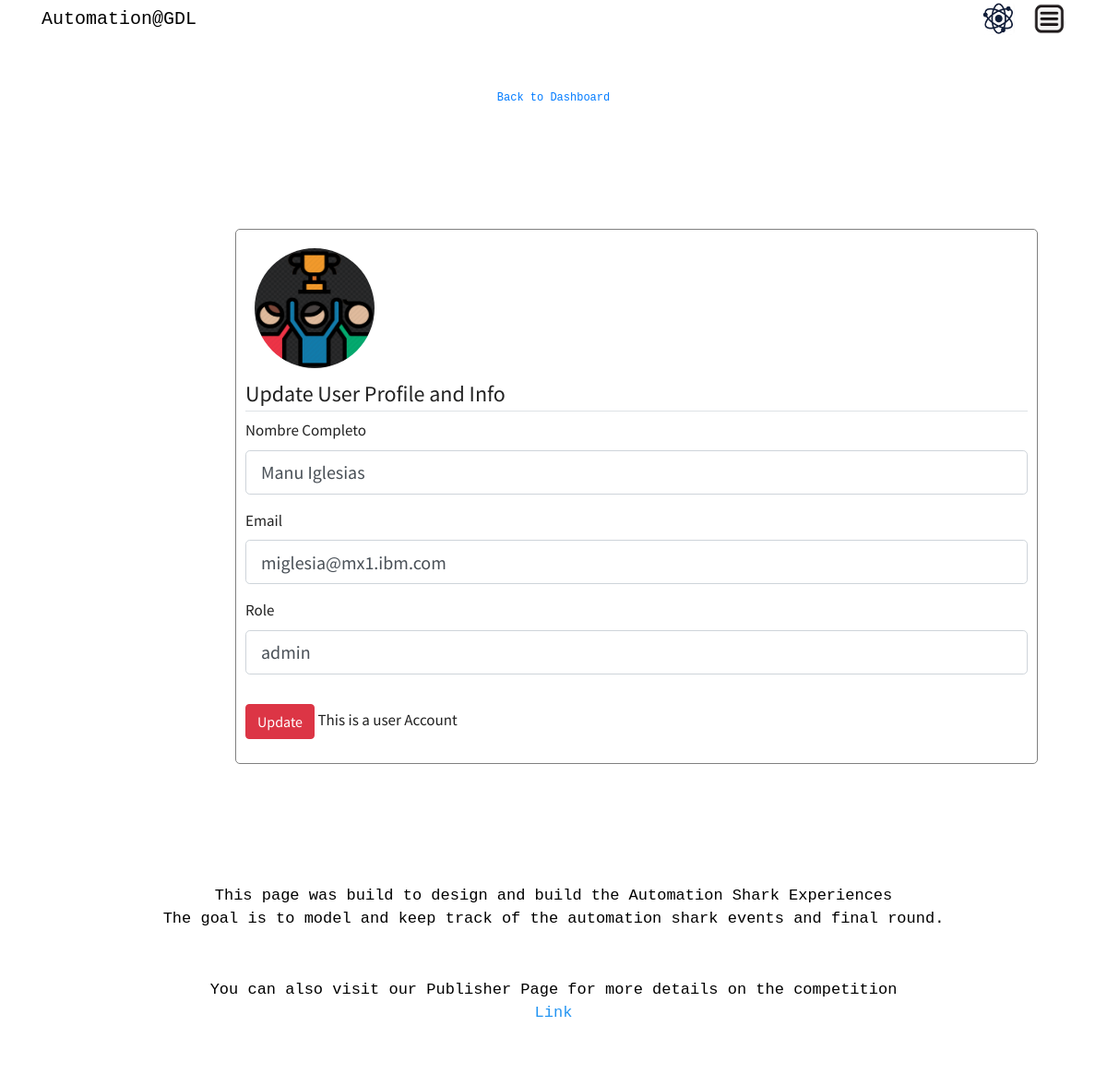
Screenshot of /admin/update_user_role/1 (signed in) with the database file from the repository.
### auto_shark/models.py (models this page shows, shortened)
class User(db.Model, UserMixin):
    __table_args__ = {'extend_existing': True}
    id = db.Column(db.Integer, primary_key=True)
    fname = db.Column(db.String(20), unique=True, nullable=False)
    role = db.Column(db.String, default='user')
    email = db.Column(db.String(120), unique=True, nullable=False)
    image_file = db.Column(db.String(20), nullable=False, default='default.jpg')
    module = db.relationship('Module', backref='coach', lazy=True)
    final = db.relationship('Final', backref='judge', lazy=True)
    projects = db.relationship('Project', backref='author', lazy=True)

### auto_shark/views/admins/routes_admins.py (the view)
@admins.route("/admin/update_user_role/<int:id>", methods=['GET', 'POST'])
@login_required
def update_user_role(id):
    user_detail = User.query.filter_by(id=id).first_or_404()
    form = Admin_Update_User_AccountForm()
    if form.validate_on_submit():
        user_detail.fname = form.fname.data
        user_detail.email = form.email.data
        user_detail.role = form.role.data
        db.session.commit()
        flash('User Data was Updated!', 'success')
        return redirect(url_for('admins.user_stats'))
    elif request.method == 'GET':
        form.fname.data = user_detail.fname
        form.email.data = user_detail.email
        form.role.data = user_detail.role
    return render_template('admin/update_user_detail.html',
                           user_detail=user_detail, form=form,
                           )

### auto_shark/views/admins/forms.py
class Admin_Update_User_AccountForm(FlaskForm):
    fname = StringField('Nombre Completo', validators=[DataRequired(), Length(min=2, max=20)])
    email = StringField('Email', validators=[DataRequired(), Email()])
    role = StringField('Role', validators=[DataRequired(), Length(min=2, max=20)])
    submit = SubmitField('Update')

### auto_shark/models.py (called while the page is built)
@login_manager.user_loader
def load_user(user_id):
    return User.query.get(int(user_id))

### auto_shark/templates/admin/update_user_detail.html (shortened to what this page needs)
{% extends 'main/layout.html' %}
{% block additional_css %}
<link rel="stylesheet" type="text/css" href="{{ url_for('static', filename='uxdesigns4.css') }}"/>
{% endblock %}
{% block main_content %}
    <div class="container">
    {% if current_user.is_authenticated %}
    <div class="hero">
    <div class="stat"><a href="{{ url_for('admins.index') }}"> Back to Dashboard </a></div>
    </div>
    <div class="row">
            <div class="col-md-2"></div>
            <div class="col-md-10">
                <div class="content-section-admin-user">
                    <div class="media">
                        <img class="rounded-circle" src="{{ user_detail.image_file }}">
                    </div>
                    <form method="POST" action="" enctype="multipart/form-data">
                        <fieldset class="form-group">
                            <legend class="border-bottom mb-2">Update User Profile and Info</legend>
                            <div class="form-group">
                                {{ form.fname.label(class="form-control-label") }}
                                {% if form.fname.errors %}
                                    {{ form.fname(class="form-control form-control-lg is-invalid") }}
                                    <div class="invalid-feedback">
                                        {% for error in form.fname.errors %}
                                            <span>{{ error }}</span>
                                        {% endfor %}
                                    </div>
                                {% else %}
                                    {{ form.fname(class="form-control form-control-lg") }}
                                {% endif %}
                            </div>
                            <div class="form-group">
                                {{ form.email.label(class="form-control-label") }}
                                {% if form.email.errors %}
                                    {{ form.email(class="form-control form-control-lg is-invalid") }}
                                    <div class="invalid-feedback">
                                        {% for error in form.email.errors %}
                                            <span>{{ error }}</span>
                                        {% endfor %}
                                    </div>
                                {% else %}
                                    {{ form.email(class="form-control form-control-lg") }}
                                {% endif %}
                            </div>
                            <div class="form-group">
                                {{ form.role.label(class="form-control-label") }}
                                {% if form.role.errors %}
                                    {{ form.role(class="form-control form-control-lg is-invalid") }}
                                    <div class="invalid-feedback">
                                        {% for error in form.role.errors %}
                                            <span>{{ error }}</span>
                                        {% endfor %}
                                    </div>
                                {% else %}
                                    {{ form.role(class="form-control form-control-lg") }}
                                {% endif %}
                            </div>
                        </fieldset>
                        <div class="form-group">
                            {{ form.submit(class="btn btn-danger") }} This is a user Account
                        </div>
                    </form>
                </div>
            </div>
    </div>
    {% endif %}
</div>
{% endblock main_content %}

### auto_shark/static/uxdesigns4.css (style rules this page uses)
.hero { background-color: white; color: black; font-size: 18px; font-family: Consolas, "andale mono", "lucida console", monospace; padding: 50px 0px; text-align: center; }
.hero a { font-size: 12px; }
.rounded-circle { width: 150px; height: 150px; padding: 10px; }
.row { margin-top: 50px; padding: 30px; }
.content-section-admin-user { margin-top: 0px; margin-left: 0px; margin-right: auto; max-width: 1100px; background-color: white; border: 1px solid gray; border-radius: 5px; padding: 10px; }

### rows the page displays
User: image_file (placeholder picture), fname "Manu Iglesias", email "miglesia@mx1.ibm.com", role "admin"
